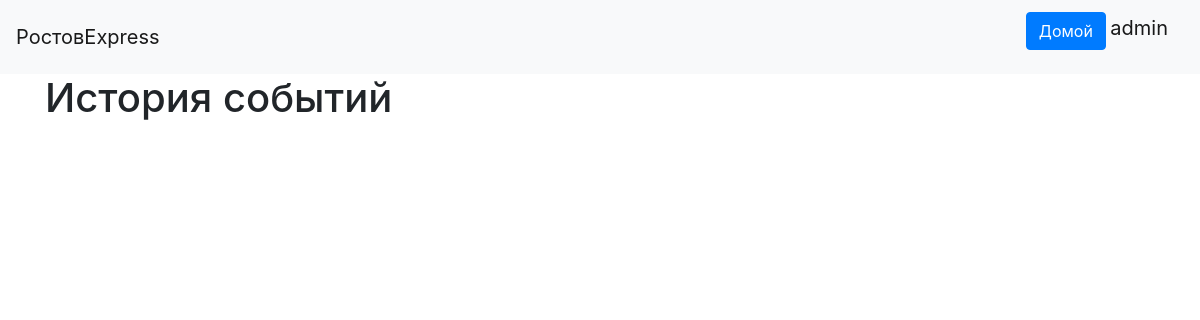
Page /history (signed in) on the earlier database version.
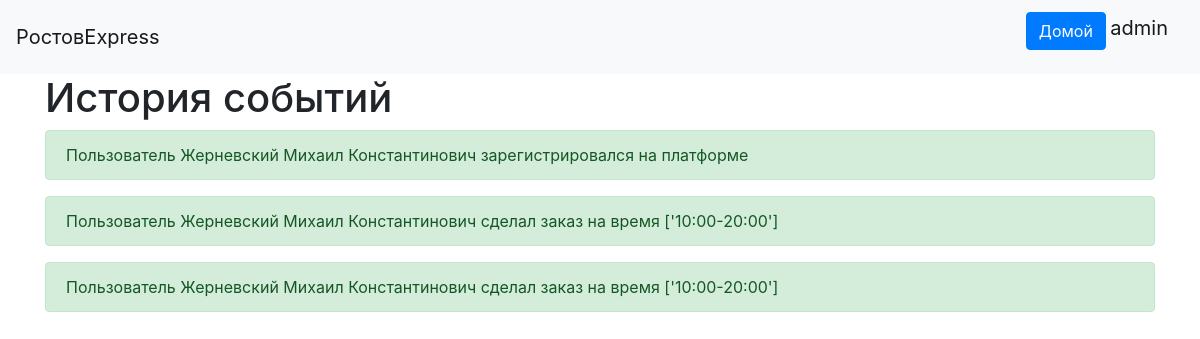
Same page on the later database version.
### data/users.py (models this page shows, shortened)
class User(SqlAlchemyBase, UserMixin):
    __tablename__ = 'users'
    id = sqlalchemy.Column(sqlalchemy.Integer,
                           primary_key=True, autoincrement=True)
    name = sqlalchemy.Column(sqlalchemy.String, nullable=True)
    about = sqlalchemy.Column(sqlalchemy.String, nullable=True)
    email = sqlalchemy.Column(sqlalchemy.String,
                              index=True, unique=True, nullable=True)
    phone_number = sqlalchemy.Column(sqlalchemy.String,
                              index=True, unique=True, nullable=True)
    hashed_password = sqlalchemy.Column(sqlalchemy.String, nullable=True)
    created_date = sqlalchemy.Column(sqlalchemy.DateTime,default=datetime.datetime.now)
    user_type = sqlalchemy.Column(sqlalchemy.Integer, nullable=True)
    c_id = sqlalchemy.Column(sqlalchemy.Integer, sqlalchemy.ForeignKey('couriers.id'), nullable=True)
    sqlalchemy.orm.relation('Courier')

### data/records.py (models this page shows)
class Record(SqlAlchemyBase):
    __tablename__ = 'records'
    id = sqlalchemy.Column(sqlalchemy.Integer, primary_key=True, autoincrement=True)
    event = sqlalchemy.Column(sqlalchemy.String, nullable=True)

### main.py (the view)
@app.route("/history", methods=["GET"])
@login_required
def view_history():
    if (current_user.user_type != 3):
        return redirect('/')
    db_sess = db_session.create_session()
    events = db_sess.query(Record).all()
    return render_template("history.html", items=events)

### data/db_session.py (called while the page is built)
def create_session() -> Session:
    global __factory
    return __factory()

### main.py (called while the page is built)
@login_manager.user_loader
def load_user(user_id):
    db_sess = db_session.create_session()
    return db_sess.query(User).get(user_id)

### templates/history.html
{% extends "base.html" %}
{% block content %}
<h1>История событий</h1>
{% for item in items %}
<div>
    <div class="alert alert-success">
        {{item.event}}
    </div>
</div>
{% endfor %}
{% endblock %}

### templates/base.html (shortened to what this page needs)
<!doctype html>
<html lang="en">
<head>
    <link rel="stylesheet"
          href="https://stackpath.bootstrapcdn.com/bootstrap/4.4.1/css/bootstrap.min.css"
>
</head>
<body>
<header>
    <nav class="navbar navbar-light bg-light">
        <a class="navbar-brand" href="#">РостовExpress</a>
        {% if current_user.is_authenticated %}
            <p>
                <a class="btn btn-primary " href="/">Домой</a>
                <a class="navbar-brand" href="/logout">{{ current_user.name }}</a>
            </p>
        {% else %}
            <p>
                <a class="btn btn-primary " href="/register">Зарегистрироваться</a>
                <a class="btn btn-success" href="/login">Войти</a>
            </p>
        {% endif %}
    </nav>
</header>
<main role="main" class="container">
    {% block content %}{% endblock %}
</main>
</body>
</html>

Differences in the rows shown:
added Record: event "Пользователь Жерневский Михаил Константинович зарегистрировался на платформе"
added Record: event "Пользователь Жерневский Михаил Константинович сделал заказ на время ['10:00-20:00']"
added Record: event "Пользователь Жерневский Михаил Константинович сделал заказ на время ['10:00-20:00']"
